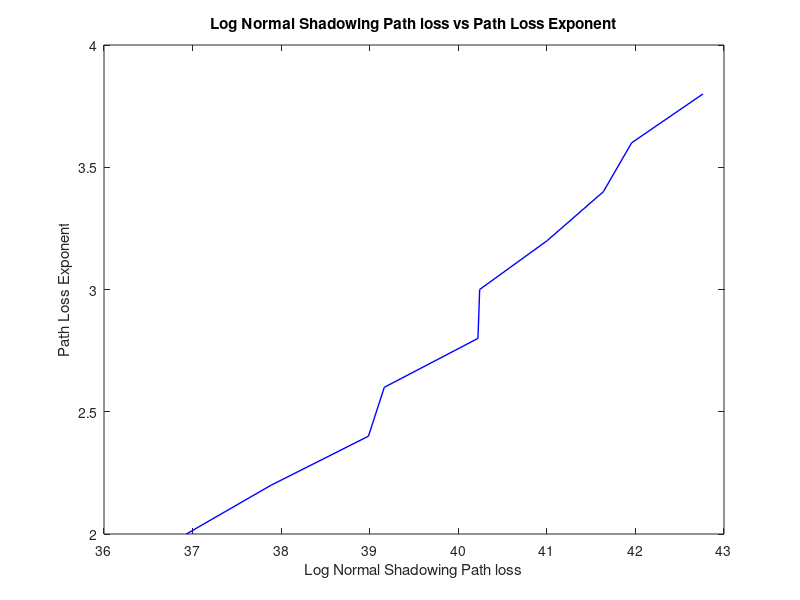

This chart was generated by the following MATLAB code:
clc 
clear all 
close all

% Given Parameters
d0 = 500;
f = 900*10^6;
n = 3;
c = 3*10^8;
lambda = c/f;
N=2:0.2:3.8;
n=2;   % for free space

%Calculation 
pl_d0 = 32.44 + 20*log10(d0/1000)+20*log10(f/(10^6));
pl = pl_d0+(10.*n.*log10(N./d0));

r_no = [];
pl_bar_arr = [];
for i=1:10
    ran_num = rand; 
    r_no = [r_no,ran_num];
end

for i=1:10
    pl_bar_arr = [pl_bar_arr,pl(i)-r_no(i)];
end

pl_bar_arr
N

plot(pl_bar_arr,N,'b-','LineWidth',1);
xlabel('Log Normal Shadowing Path loss');
ylabel('Path Loss Exponent');
title('Log Normal Shadowing Path loss vs Path Loss Exponent');

